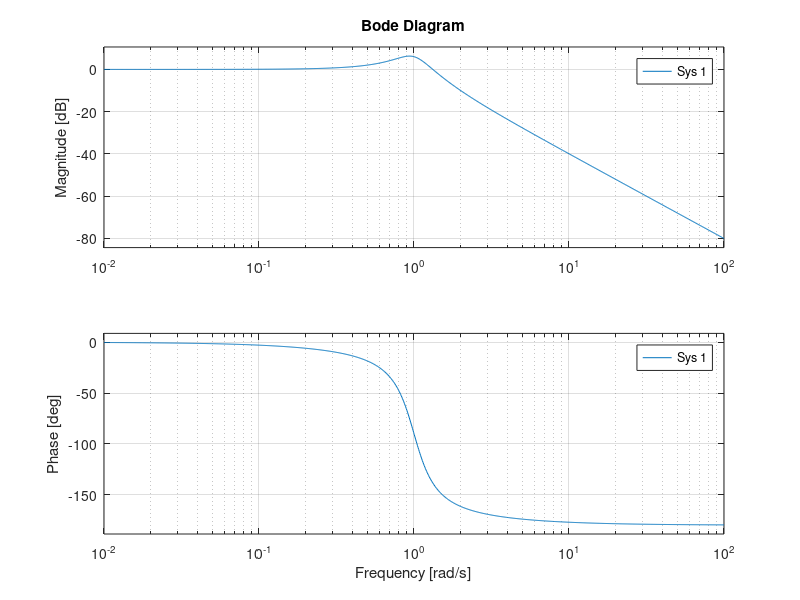

MATLAB code to generate this figure:
%HW1 Exercise 10.5a

clear
clc

RC = .5
LC = 1

%derived equation: 1/(RC*s+LC*s^2+1)
%Plug in: 1/(.5*s+s^2+1)
%a
figure(1)
bode( tf( [0,0,1],[1,.5,1] ) )


F_cutoff = 1/(2*pi*RC)

%2*zeta*sqrt(1) = 0.5
%zeta = 0.5 / 2*sqrt(1)
%zeta = 0.25
dampning = 0.25